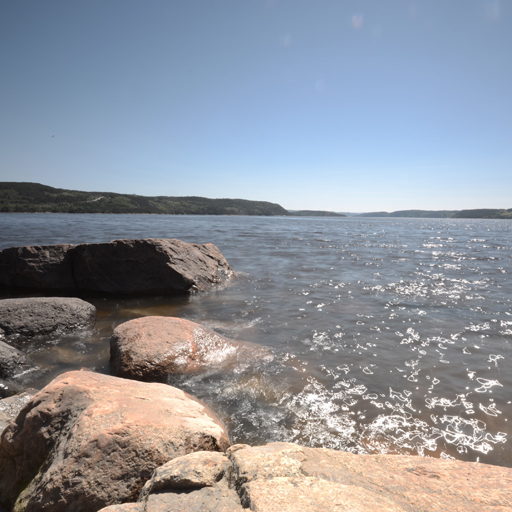
#> input picture test_pywt/image_512.jpg, 512 x 512 px
$ python test01.py
#> lines starting #> are read from the running program, lines starting #| are printed output that depends on the picture
#!/usr/bin/env python

'''
Author      : Jonathan Lurie
Email       : lurie.jo@gmail.com
Version     : 0.1
Licence     : MIT
description : Wavelet decomposition / recomp as seen on
            : http://stackoverflow.com/questions/24536552/how-to-combine-pywavelet-and-opencv-for-image-processing

'''

import numpy as np
import pywt
import cv2

def w2d(img, mode='haar', level=1):
#> called with img = 'image_512.jpg', mode = 'db6', level = 1
    imArray = cv2.imread(img)
#> imArray is the input picture: shape (512, 512, 3); mean B, G, R 155.6, 146.9, 142.8
    #Datatype conversions
    #convert to grayscale
    imArray = cv2.cvtColor( imArray,cv2.COLOR_RGB2GRAY )
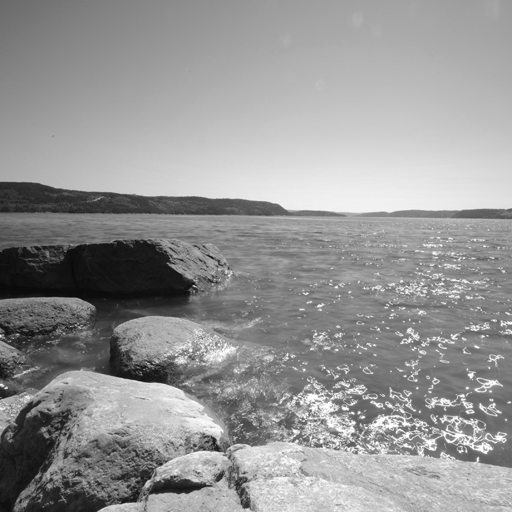
#> imArray: shape (512, 512); min 7, max 255, mean 149.1
    #convert to float
    imArray =  np.float32(imArray)
    imArray /= 255.;
    # compute coefficients
    coeffs=pywt.wavedec2(imArray, mode, level=level)
#> coeffs = 2 items

    #print len(coeffs)

    #Process Coefficients
    coeffs_H=list(coeffs[1][0])
#> coeffs_H = 261 items
    coeffs_H *= 0
#> coeffs_H = []
#> (the run stopped early here; a loop or call above may not have finished)

$ run again, with test_pywt/image.jpg copied over test_pywt/image_512.jpg
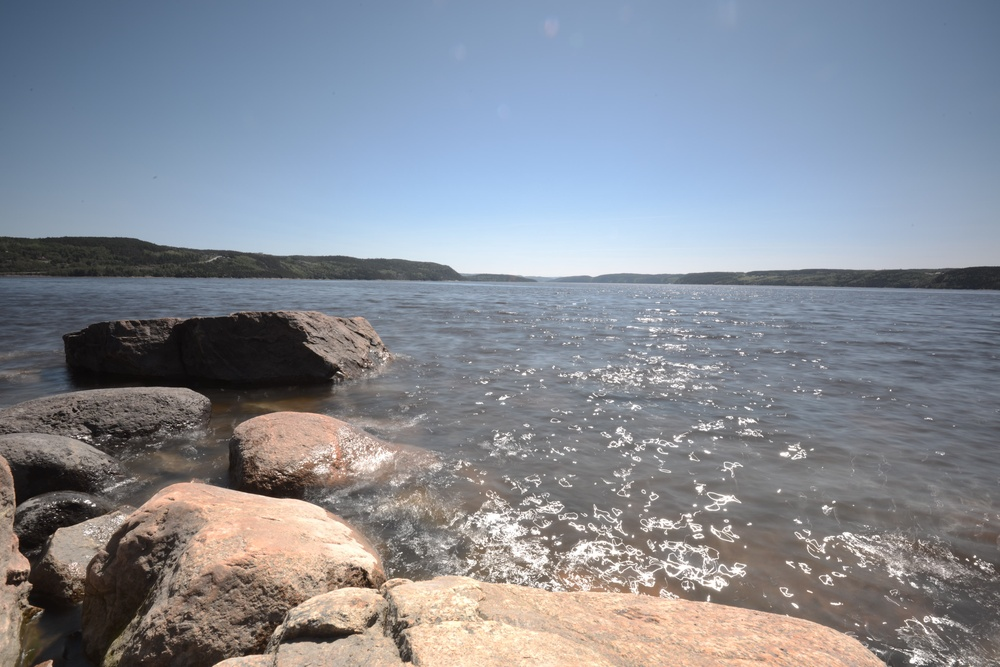
#> input picture test_pywt/image.jpg, 1000 x 667 px, shrunk from 3680 x 2456 before the run
#> in w2d, imArray is the input picture: shape (667, 1000, 3); mean B, G, R 149, 139.7, 134.8
#> in w2d, `imArray = cv2.cvtColor( imArray,cv2.COLOR_RGB2GRAY )`:
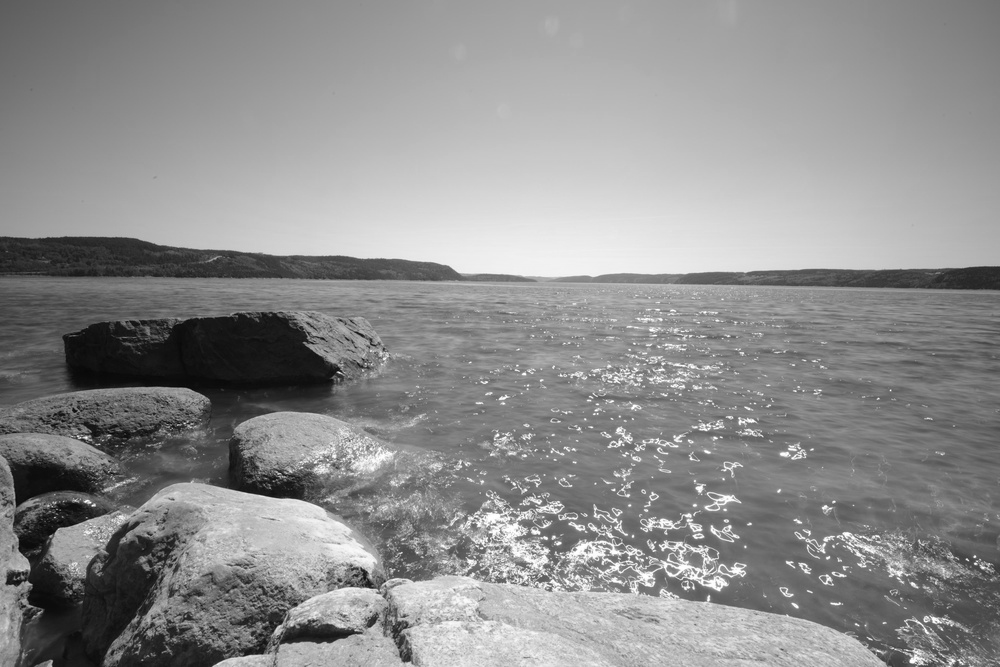
#> imArray: shape (667, 1000); min 3, max 255, mean 141.9
#> coeffs = 2 items
#> in w2d, `coeffs_H=list(coeffs[1][0])`: coeffs_H = 339 items
#> in w2d, `coeffs_H *= 0`: coeffs_H = []
